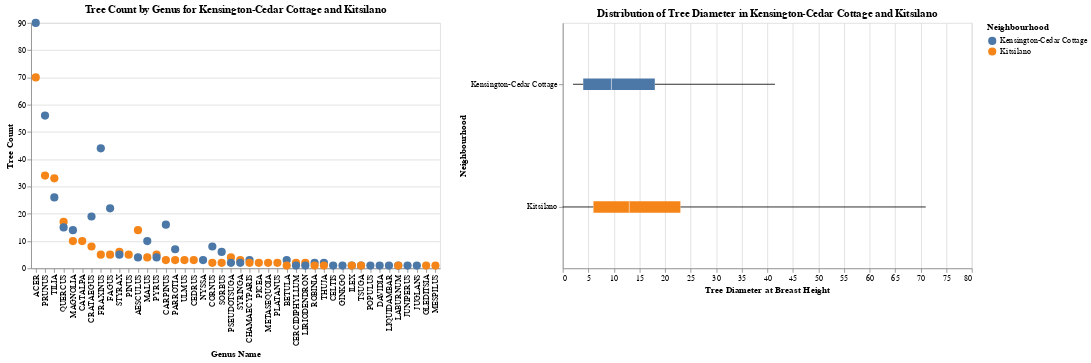

The code cell stored with this chart in its notebook:
### Markdown cell above
### Dashboard

### Code cell
# Define parameters and selection 
diameter_slider = alt.param(
    name='min_diameter',
    value=0,
    bind=alt.binding_range(min=0, max=71, step=1, name='Minimum Diameter Scale ')
)

genus_selection = alt.selection_point(fields=['genus_name'])

# Add "All" to options
neigh_dropdown = alt.binding_select(
    options=['All', 'Kensington-Cedar Cottage', 'Kitsilano'],
    name='Select Neighbourhood: '
)
neigh_selection = alt.param(name='neigh_param', value='All', bind=neigh_dropdown)

# Scatter plot with "all" in dropdown
scatter = alt.Chart(grouped).mark_circle(size=100).encode(
    x=alt.X('genus_name:N', title='Genus Name', sort='-y'),
    y=alt.Y('tree_count:Q', title='Tree Count'),
    color=alt.Color('neighbourhood_name:N', title='Neighbourhood'),
    tooltip=['neighbourhood_name', 'genus_name', 'tree_count'],
    opacity=alt.condition(genus_selection, alt.value(1), alt.value(0.3))
).add_params(
    genus_selection,
    neigh_selection,
    diameter_slider
).transform_filter(
    (alt.datum.neighbourhood_name == neigh_selection) | (neigh_selection == 'All')
).properties(
    width=500,
    height=300,
    title='Tree Count by Genus for Kensington-Cedar Cottage and Kitsilano'
)

# Setting fixed y-axis for boxplot so that it doesn't move based on difference in character length 
# between neighbourhoods; creating boxplot
y_domain = ['Kensington-Cedar Cottage', 'Kitsilano']

boxplot = alt.Chart(top_neigh_df).mark_boxplot(extent='min-max').encode(
    x=alt.X('diameter:Q', title='Tree Diameter at Breast Height'),
    y=alt.Y('neighbourhood_name:N',
            title='Neighbourhood',
            scale=alt.Scale(domain=y_domain)), 
    color=alt.Color('neighbourhood_name:N', title='Neighbourhood'),
    tooltip=['neighbourhood_name:N', 'diameter:Q']
).transform_filter(
    genus_selection
).transform_filter(
    (alt.datum.neighbourhood_name == neigh_selection) | (neigh_selection == 'All')
).transform_filter(
    'datum.diameter >= min_diameter'
).properties(
    width=500,
    height=300,
    title='Distribution of Tree Diameter in Kensington-Cedar Cottage and Kitsilano'
)

# Dashboard
dashboard = scatter | boxplot
dashboard

### Figure 1 — Vega-Lite specification as saved in the notebook (floating-point values rounded to 4 significant figures; data arrays with more than 128 entries replaced by an {"elided": "..."} marker saying what was removed)
{"config": {"view": {"continuousWidth": 300, "continuousHeight": 300}}, "hconcat": [{"data": {"name": "data-71daf8747de5054671128f47982a2eb7"}, "mark": {"type": "circle", "size": 100}, "encoding": {"color": {"field": "neighbourhood_name", "title": "Neighbourhood", "type": "nominal"}, "opacity": {"condition": {"param": "param_1", "value": 1}, "value": 0.3}, "tooltip": [{"field": "neighbourhood_name", "type": "nominal"}, {"field": "genus_name", "type": "nominal"}, {"field": "tree_count", "type": "quantitative"}], "x": {"field": "genus_name", "sort": "-y", "title": "Genus Name", "type": "nominal"}, "y": {"field": "tree_count", "title": "Tree Count", "type": "quantitative"}}, "height": 300, "name": "view_1", "title": "Tree Count by Genus for Kensington-Cedar Cottage and Kitsilano", "transform": [{"filter": "((datum.neighbourhood_name === neigh_param) || (neigh_param === 'All'))"}], "width": 500}, {"data": {"name": "data-c41c30c62411be184efd6bf044e7229d"}, "mark": {"type": "boxplot", "extent": "min-max"}, "encoding": {"color": {"field": "neighbourhood_name", "title": "Neighbourhood", "type": "nominal"}, "tooltip": [{"field": "neighbourhood_name", "type": "nominal"}, {"field": "diameter", "type": "quantitative"}], "x": {"field": "diameter", "title": "Tree Diameter at Breast Height", "type": "quantitative"}, "y": {"field": "neighbourhood_name", "scale": {"domain": ["Kensington-Cedar Cottage", "Kitsilano"]}, "title": "Neighbourhood", "type": "nominal"}}, "height": 300, "title": "Distribution of Tree Diameter in Kensington-Cedar Cottage and Kitsilano", "transform": [{"filter": {"param": "param_1"}}, {"filter": "((datum.neighbourhood_name === neigh_param) || (neigh_param === 'All'))"}, {"filter": "datum.diameter >= min_diameter"}], "width": 500}], "params": [{"name": "param_1", "select": {"type": "point", "fields": ["genus_name"]}, "views": ["view_1"]}, {"name": "neigh_param", "bind": {"input": "select", "options": ["All", "Kensington-Cedar Cottage", "Kitsilano"], "name": "Select Neighbourhood: "}, "value": "All"}, {"name": "min_diameter", "bind": {"input": "range", "max": 71, "min": 0, "name": "Minimum Diameter Scale ", "step": 1}, "value": 0}], "$schema": "https://vega.github.io/schema/vega-lite/v5.20.1.json", "datasets": {"data-71daf8747de5054671128f47982a2eb7": [{"neighbourhood_name": "Kensington-Cedar Cottage", "genus_name": "ACER", "tree_count": 90}, {"neighbourhood_name": "Kitsilano", "genus_name": "ACER", "tree_count": 70}, {"neighbourhood_name": "Kensington-Cedar Cottage", "genus_name": "PRUNUS", "tree_count": 56}, {"neighbourhood_name": "Kensington-Cedar Cottage", "genus_name": "FRAXINUS", "tree_count": 44}, {"neighbourhood_name": "Kitsilano", "genus_name": "PRUNUS", "tree_count": 34}, {"neighbourhood_name": "Kitsilano", "genus_name": "TILIA", "tree_count": 33}, {"neighbourhood_name": "Kensington-Cedar Cottage", "genus_name": "TILIA", "tree_count": 26}, {"neighbourhood_name": "Kensington-Cedar Cottage", "genus_name": "FAGUS", "tree_count": 22}, {"neighbourhood_name": "Kensington-Cedar Cottage", "genus_name": "CRATAEGUS", "tree_count": 19}, {"neighbourhood_name": "Kitsilano", "genus_name": "QUERCUS", "tree_count": 17}, {"neighbourhood_name": "Kensington-Cedar Cottage", "genus_name": "CARPINUS", "tree_count": 16}, {"neighbourhood_name": "Kensington-Cedar Cottage", "genus_name": "QUERCUS", "tree_count": 15}, {"neighbourhood_name": "Kitsilano", "genus_name": "AESCULUS", "tree_count": 14}, {"neighbourhood_name": "Kensington-Cedar Cottage", "genus_name": "MAGNOLIA", "tree_count": 14}, {"neighbourhood_name": "Kitsilano", "genus_name": "CATALPA", "tree_count": 10}, {"neighbourhood_name": "Kitsilano", "genus_name": "MAGNOLIA", "tree_count": 10}, {"neighbourhood_name": "Kensington-Cedar Cottage", "genus_name": "MALUS", "tree_count": 10}, {"neighbourhood_name": "Kitsilano", "genus_name": "CRATAEGUS", "tree_count": 8}, {"neighbourhood_name": "Kensington-Cedar Cottage", "genus_name": "CORNUS", "tree_count": 8}, {"neighbourhood_name": "Kensington-Cedar Cottage", "genus_name": "PARROTIA", "tree_count": 7}, {"neighbourhood_name": "Kensington-Cedar Cottage", "genus_name": "SORBUS", "tree_count": 6}, {"neighbourhood_name": "Kitsilano", "genus_name": "STYRAX", "tree_count": 6}, {"neighbourhood_name": "Kitsilano", "genus_name": "FAGUS", "tree_count": 5}, {"neighbourhood_name": "Kensington-Cedar Cottage", "genus_name": "STYRAX", "tree_count": 5}, {"neighbourhood_name": "Kitsilano", "genus_name": "PYRUS", "tree_count": 5}, {"neighbourhood_name": "Kitsilano", "genus_name": "PINUS", "tree_count": 5}, {"neighbourhood_name": "Kitsilano", "genus_name": "FRAXINUS", "tree_count": 5}, {"neighbourhood_name": "Kensington-Cedar Cottage", "genus_name": "AESCULUS", "tree_count": 4}, {"neighbourhood_name": "Kitsilano", "genus_name": "PSEUDOTSUGA", "tree_count": 4}, {"neighbourhood_name": "Kensington-Cedar Cottage", "genus_name": "PYRUS", "tree_count": 4}, {"neighbourhood_name": "Kitsilano", "genus_name": "MALUS", "tree_count": 4}, {"neighbourhood_name": "Kitsilano", "genus_name": "SYRINGA", "tree_count": 3}, {"neighbourhood_name": "Kitsilano", "genus_name": "ULMUS", "tree_count": 3}, {"neighbourhood_name": "Kensington-Cedar Cottage", "genus_name": "CHAMAECYPARIS", "tree_count": 3}, {"neighbourhood_name": "Kensington-Cedar Cottage", "genus_name": "BETULA", "tree_count": 3}, {"neighbourhood_name": "Kitsilano", "genus_name": "CARPINUS", "tree_count": 3}, {"neighbourhood_name": "Kitsilano", "genus_name": "CEDRUS", "tree_count": 3}, {"neighbourhood_name": "Kitsilano", "genus_name": "PARROTIA", "tree_count": 3}, {"neighbourhood_name": "Kensington-Cedar Cottage", "genus_name": "NYSSA", "tree_count": 3}, {"neighbourhood_name": "Kitsilano", "genus_name": "SORBUS", "tree_count": 2}, {"neighbourhood_name": "Kensington-Cedar Cottage", "genus_name": "PSEUDOTSUGA", "tree_count": 2}, {"neighbourhood_name": "Kitsilano", "genus_name": "PICEA", "tree_count": 2}, {"neighbourhood_name": "Kitsilano", "genus_name": "CERCIDIPHYLLUM", "tree_count": 2}, {"neighbourhood_name": "Kitsilano", "genus_name": "METASEQUOIA", "tree_count": 2}, {"neighbourhood_name": "Kitsilano", "genus_name": "LIRIODENDRON", "tree_count": 2}, {"neighbourhood_name": "Kitsilano", "genus_name": "CHAMAECYPARIS", "tree_count": 2}, {"neighbourhood_name": "Kitsilano", "genus_name": "PLATANUS", "tree_count": 2}, {"neighbourhood_name": "Kensington-Cedar Cottage", "genus_name": "ROBINIA", "tree_count": 2}, {"neighbourhood_name": "Kitsilano", "genus_name": "CORNUS", "tree_count": 2}, {"neighbourhood_name": "Kensington-Cedar Cottage", "genus_name": "SYRINGA", "tree_count": 2}, {"neighbourhood_name": "Kensington-Cedar Cottage", "genus_name": "THUJA", "tree_count": 2}, {"neighbourhood_name": "Kensington-Cedar Cottage", "genus_name": "CERCIDIPHYLLUM", "tree_count": 1}, {"neighbourhood_name": "Kensington-Cedar Cottage", "genus_name": "CELTIS", "tree_count": 1}, {"neighbourhood_name": "Kensington-Cedar Cottage", "genus_name": "GINKGO", "tree_count": 1}, {"neighbourhood_name": "Kensington-Cedar Cottage", "genus_name": "ILEX", "tree_count": 1}, {"neighbourhood_name": "Kitsilano", "genus_name": "BETULA", "tree_count": 1}, {"neighbourhood_name": "Kensington-Cedar Cottage", "genus_name": "TSUGA", "tree_count": 1}, {"neighbourhood_name": "Kensington-Cedar Cottage", "genus_name": "POPULUS", "tree_count": 1}, {"neighbourhood_name": "Kensington-Cedar Cottage", "genus_name": "DAVIDIA", "tree_count": 1}, {"neighbourhood_name": "Kensington-Cedar Cottage", "genus_name": "LIRIODENDRON", "tree_count": 1}, {"neighbourhood_name": "Kensington-Cedar Cottage", "genus_name": "LIQUIDAMBAR", "tree_count": 1}, {"neighbourhood_name": "Kensington-Cedar Cottage", "genus_name": "LABURNUM", "tree_count": 1}, {"neighbourhood_name": "Kensington-Cedar Cottage", "genus_name": "JUNIPERUS", "tree_count": 1}, {"neighbourhood_name": "Kensington-Cedar Cottage", "genus_name": "JUGLANS", "tree_count": 1}, {"neighbourhood_name": "Kitsilano", "genus_name": "GLEDITSIA", "tree_count": 1}, {"neighbourhood_name": "Kitsilano", "genus_name": "ILEX", "tree_count": 1}, {"neighbourhood_name": "Kitsilano", "genus_name": "LABURNUM", "tree_count": 1}, {"neighbourhood_name": "Kitsilano", "genus_name": "MESPILUS", "tree_count": 1}, {"neighbourhood_name": "Kitsilano", "genus_name": "ROBINIA", "tree_count": 1}, {"neighbourhood_name": "Kitsilano", "genus_name": "THUJA", "tree_count": 1}, {"neighbourhood_name": "Kitsilano", "genus_name": "TSUGA", "tree_count": 1}], "data-c41c30c62411be184efd6bf044e7229d": {"elided": "644 records"}}}
